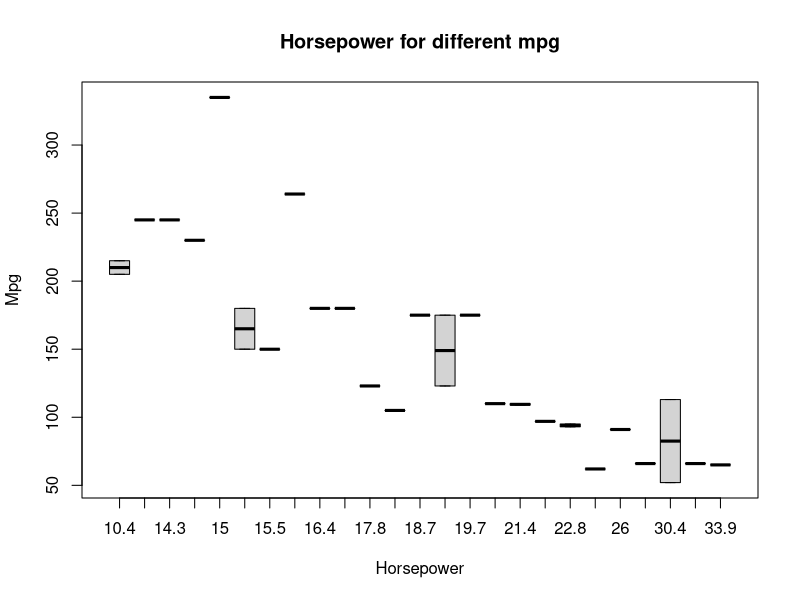

This figure's R source:
library(lattice)
library(GGally)

data (mtcars)
head (mtcars)

#core graphics
boxplot (
  hp ~ mpg,
  data=mtcars,
  main="Horsepower for different mpg",
  xlab="Horsepower",
  ylab="Mpg"
)

